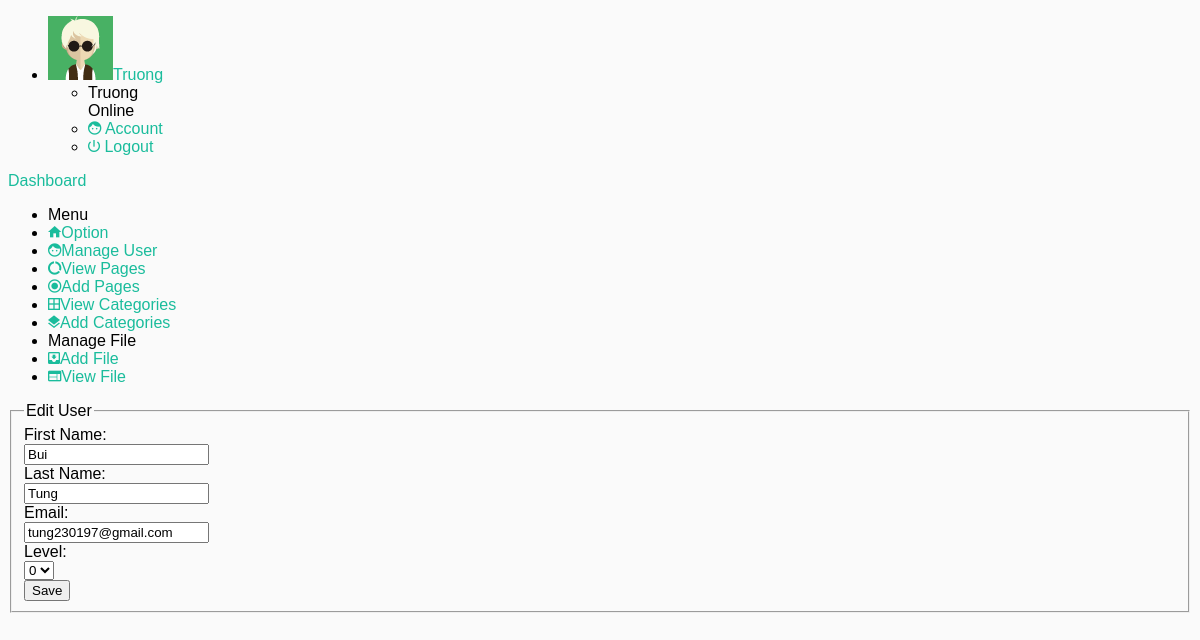
Page /admin/edit_user.php?id=2 (signed in) on the committed database.
### tables this page shows
CREATE TABLE IF NOT EXISTS `users` (
  `user_id` int(11) NOT NULL AUTO_INCREMENT,
  `first_name` varchar(50) NOT NULL,
  `last_name` varchar(50) NOT NULL,
  `email` varchar(60) NOT NULL,
  `pass` varchar(40) NOT NULL,
  `website` varchar(60) DEFAULT NULL,
  `bio` text,
  `avatar` varchar(100) DEFAULT NULL,
  `user_level` tinyint(4) NOT NULL,
  `active` varchar(60) DEFAULT NULL,
  `registration_date` datetime NOT NULL,
  PRIMARY KEY (`user_id`),
  UNIQUE KEY `email` (`email`),
  KEY `registration_date` (`registration_date`),
  KEY `first_name` (`first_name`),
  KEY `last_name` (`last_name`),
  KEY `pass` (`pass`)
);

### admin/edit_user.php (the view, shortened to what this page needs)
<?php include '../admin/include/header.php'; ?>
<?php include '../admin/include/nav.php'; ?>
<?php include '../admin/include/menu.php'; ?>
<?php require_once '../inc/connect.php'; ?>
<?php
	if(isset($_GET['id']) && filter_var($_GET['id'],FILTER_VALIDATE_INT,array('min_range' => 1))){
		$q = "SELECT first_name,last_name,email,user_level FROM users WHERE user_id = {$_GET['id']}";
		$r = mysqli_query($dbc,$q);
		if(mysqli_affected_rows($dbc) == 1){
			list($fn,$ln,$email,$lv) = mysqli_fetch_array($r);
		}else{
			$mess = "Không tồn tại user";
		}
	}else{
		chuyenhuong('manage_user.php');
	}
?>
<div class="be-content">
            <div class="main-content container-fluid">
                <div class="row">
                	<div class="col-md-12">
						<form method="POST">
							<fieldset>
								<legend>Edit User</legend>
								<div><label>First Name: <?php if(isset($errors) && in_array('fn',$errors)) echo "Vui lòng nhập first name" ?></label></div>
								<div><input type="text" name="fn" <?php if(isset($fn)) echo "value='".$fn."'"; ?>></div>
								<div><label>Last Name: <?php if(isset($errors) && in_array('ln',$errors)) echo "Vui lòng nhập last name" ?></label></div>
								<div><input type="text" name="ln" <?php if(isset($ln)) echo "value='".$ln."'"; ?>></div>
								<div><label>Email: <?php if(isset($errors) && in_array('email',$errors)) echo "Vui lòng nhập email" ?></label></div>
								<div><input type="text" name="email" <?php if(isset($email)) echo "value='".$email."'"; ?>></div>
								<div><label>Level: <?php if(isset($errors) && in_array('lv',$errors)) echo "Vui lòng chọn" ?></label></div>
								<div>
									<select name="lv">
										<option value="0">0</option>
									</select>
								</div>
								<div><input type="submit" name="submit" value="Save"></div>
							</fieldset>
						</form>
					</div>
				</div>
			</div>
</div>
<?php include '../admin/include/footer.php'; ?>

### css/style.css (style rules this page uses)
body { font-family: "Poppins", sans-serif; background: #fafafa !important; }
html { position: relative; min-height: 100%; }

### rows in the picture
users: fn "Bui", ln "Tung", email "tung230197@gmail.com"

### other values in the picture
$name "Truong"
